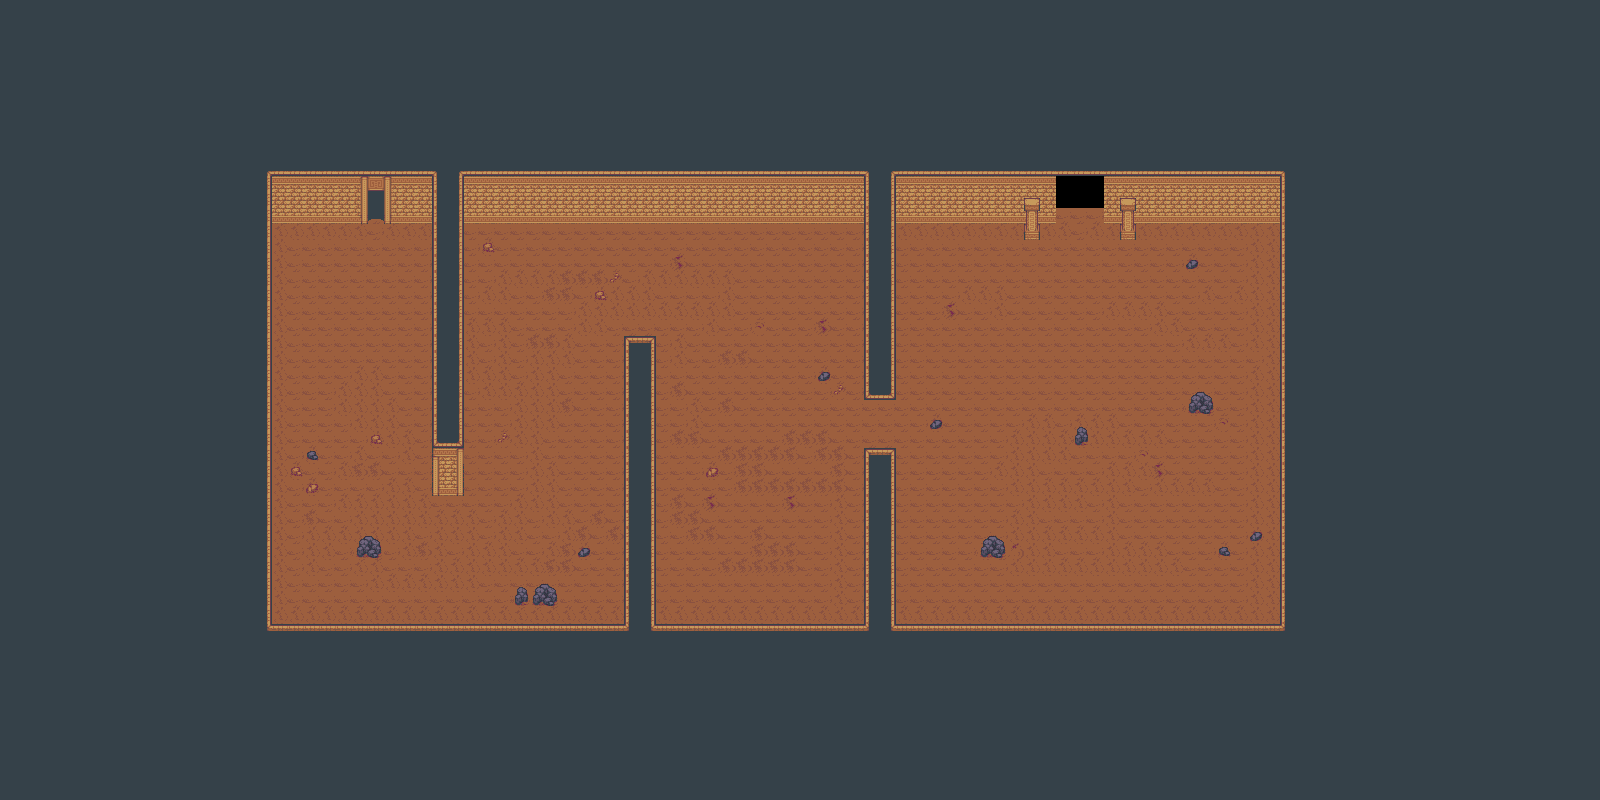

This is a level from a 2D game, rendered from its Tiled map with the project's own tilesets. A one-line summary and the map file follow, with tile-layer data summarised:
An orthogonal 100x50 tile map with 16x16 px tiles, 4 tile layers (Background2, Background1, Foreground2, Foreground1), 1 hidden layer not drawn, 4 tilesets and 16 objects (8x Breakable, 5x Slime, Transition, Door, Avatar).

<map version="1.2" tiledversion="1.2.5" orientation="orthogonal" renderorder="right-down" width="100" height="50" tilewidth="16" tileheight="16" infinite="0" nextlayerid="13" nextobjectid="80">
 <tileset firstgid="1" source="dungeon.tsx" />
 <tileset firstgid="1480" source="collision.tsx" />
 <tileset firstgid="1482" source="../objects/monsters.tsx" />
 <tileset firstgid="1566" source="../objects/avatar.tsx" />
 <layer id="6" name="Background2" width="100" height="50">
  <data>[5000 cells, 1938 non-empty, 16 distinct tile ids]</data>
 </layer>
 <layer id="11" name="Background1" width="100" height="50">
  <data>[5000 cells, 27 non-empty, 10 distinct tile ids]</data>
 </layer>
 <layer id="8" name="Foreground2" width="100" height="50">
  <data>[5000 cells, 3530 non-empty, 31 distinct tile ids]</data>
 </layer>
 <layer id="12" name="Foreground1" width="100" height="50">
  <data>[5000 cells, 6 non-empty, 3 distinct tile ids]</data>
 </layer>
 <layer id="7" name="Collision" width="100" height="50" visible="0">
  <data>[5000 cells, 299 non-empty, 1 distinct tile ids]</data>
 </layer>
 <objectgroup id="10" name="Objects">
  <object id="58" name="Slime" type="Slime" gid="1486" x="292" y="388" width="32" height="32" />
  <object id="60" name="Slime" type="Slime" gid="1486" x="320" y="336" width="32" height="32" />
  <object id="61" name="Slime" type="Slime" gid="1486" x="368" y="344" width="32" height="32" />
  <object id="62" name="Slime" type="Slime" gid="1486" x="276" y="296" width="32" height="32" />
  <object id="63" name="Slime" type="Slime" gid="1486" x="364" y="296" width="32" height="32" />
  <object id="68" name="Overworld Transition" type="Transition" x="368" y="208" width="16" height="16">
   <properties>
    <property name="Direction" value="Down" />
    <property name="Level" value="levels/overworld.tmx" />
    <property name="TransitionID" type="int" value="0" />
   </properties>
   <ellipse />
  </object>
  <object id="69" name="Door" type="Door" x="1056" y="176" width="48" height="48">
   <properties>
    <property name="Direction" value="Down" />
    <property name="Level" value="levels/dungeon_boss.tmx" />
    <property name="TransitionID" type="int" value="0" />
   </properties>
   <ellipse />
  </object>
  <object id="71" name="Breakable" type="Breakable" gid="236" x="400" y="368" width="16" height="16">
   <properties>
    <property name="BreakableType" type="int" value="0" />
   </properties>
  </object>
  <object id="72" name="Breakable" type="Breakable" gid="236" x="288" y="432" width="16" height="16">
   <properties>
    <property name="BreakableType" type="int" value="0" />
   </properties>
  </object>
  <object id="73" name="Breakable" type="Breakable" gid="236" x="448" y="544" width="16" height="16">
   <properties>
    <property name="BreakableType" type="int" value="0" />
   </properties>
  </object>
  <object id="74" name="Breakable" type="Breakable" gid="236" x="480" y="304" width="16" height="16">
   <properties>
    <property name="BreakableType" type="int" value="0" />
   </properties>
  </object>
  <object id="75" name="Breakable" type="Breakable" gid="236" x="672" y="320" width="16" height="16">
   <properties>
    <property name="BreakableType" type="int" value="0" />
   </properties>
  </object>
  <object id="76" name="Breakable" type="Breakable" gid="236" x="784" y="448" width="16" height="16">
   <properties>
    <property name="BreakableType" type="int" value="0" />
   </properties>
  </object>
  <object id="77" name="Breakable" type="Breakable" gid="236" x="928" y="496" width="16" height="16">
   <properties>
    <property name="BreakableType" type="int" value="0" />
   </properties>
  </object>
  <object id="78" name="Breakable" type="Breakable" gid="236" x="1104" y="400" width="16" height="16">
   <properties>
    <property name="BreakableType" type="int" value="0" />
   </properties>
  </object>
  <object id="79" name="Avatar" type="Avatar" gid="1567" x="344" y="440" width="32" height="32" />
 </objectgroup>
</map>
